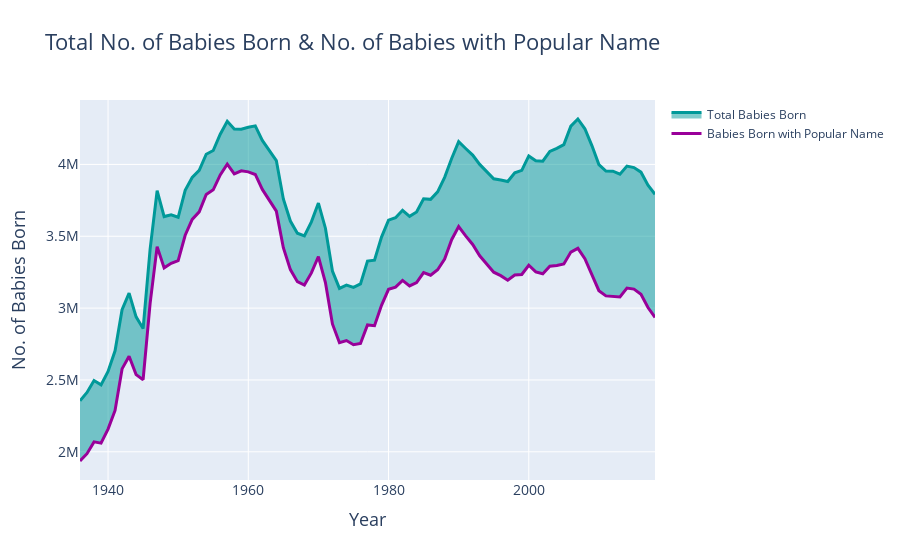

Write notebook code for a chart like this one.
### Code cell
popular = go.Scatter(x=df_yearly['Year'], y=round(df_yearly['count'], -3),
                     name='Babies Born with Popular Name',
                     line=dict(color='rgb(153, 0, 153)', width=3), fill='none')
total = go.Scatter(x=df_yearly['Year'], y=round(df_yearly['Birth Number'], -3),
                   name='Total Babies Born', 
                   line=dict(color='rgb(0, 153, 153)', width=3), fill='tonexty')
data = [popular, total]
layout = dict(title='Total No. of Babies Born & No. of Babies with Popular Name', font=dict(size=16),
              xaxis=dict(title='Year', titlefont=dict(size=18),
                         tickfont=dict(size=14)),
              yaxis=dict(title='No. of Babies Born',
                         titlefont=dict(size=18), tickfont=dict(size=14)),
              legend=dict(font=dict(size=12)))
fig = dict(data=data, layout=layout)
line_popularname_trend = py.iplot(fig)
